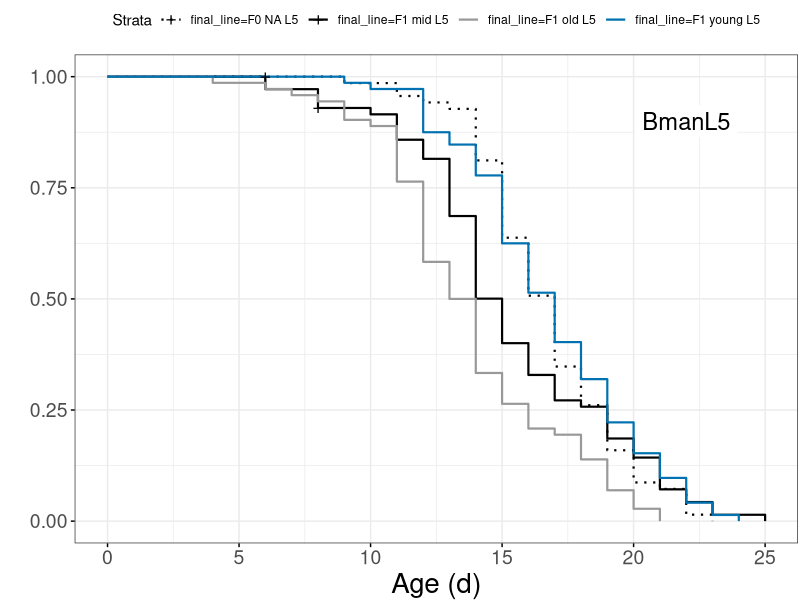
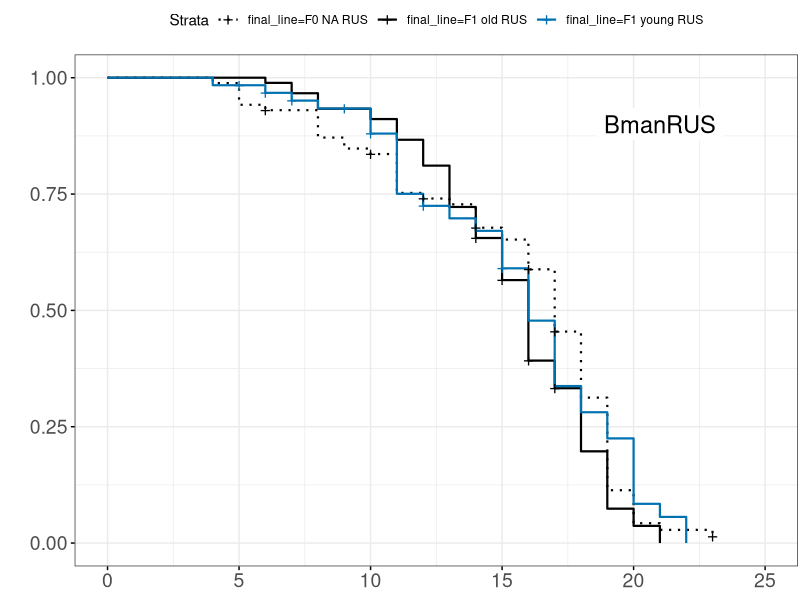
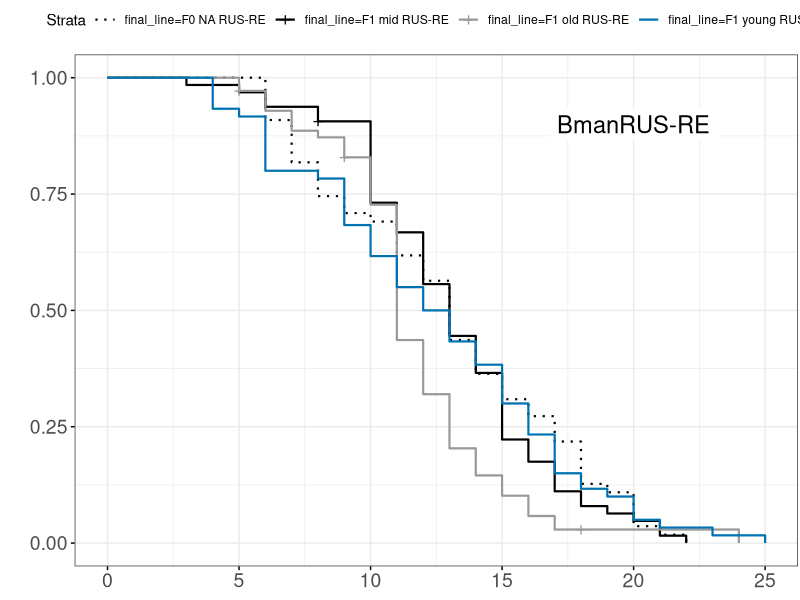
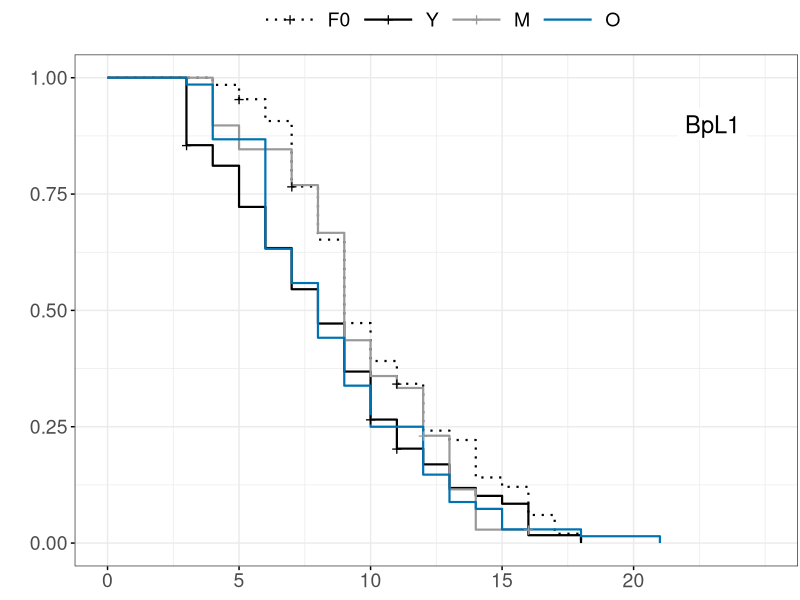
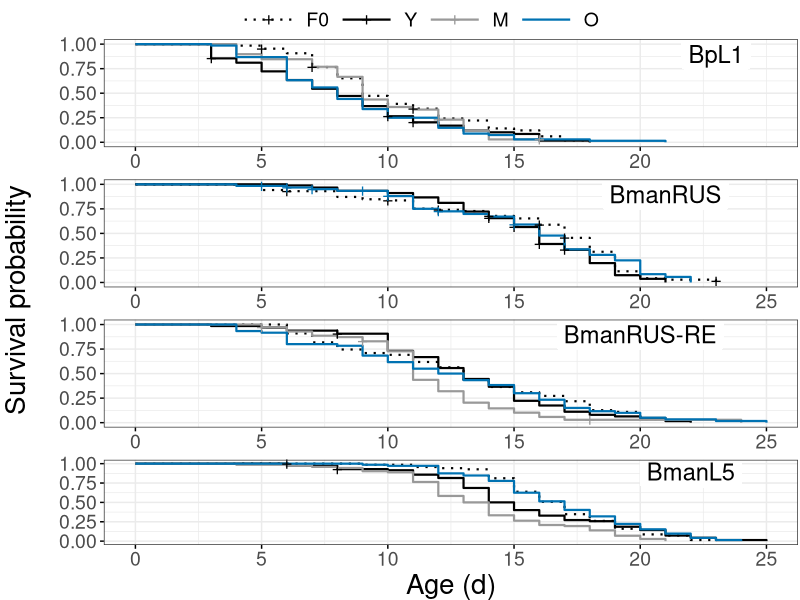

Here is the R script that generated these plots, in order:
# Code for creating survivorship curves, survivorship summary statistics, log-rank/Mantel-Haenszel tests

# Required packages:
library(tidyverse)
library(reshape2)
library(survival)
library(survminer)
library(car)
library(grid)
library(ggpubr)

# Loading and reformatting data--------------------------------------------------------------------

surv_data <- read_csv("survival.csv")

# Changing the order of the factors
surv_data <- surv_data[with(surv_data, order(generation, maternal_age, strain)),]

# Pulling out the censor column, which we will need later
censor <- surv_data$censor
surv_data <- surv_data[,-34]

# Modifying the dataset from wide to long format (needed for plotting and analysis):
surv_long <- melt(data = surv_data, 
                  id.vars = c("generation", "maternal_age", "strain", 
                              "plate", "well"),
                  variable.name = "day",
                  value.name = "dead_alive")

# Survival analysis---------------------------------------------------------------------------------

# Calculate survival times for each individual
survival_data_per_ind <- surv_long %>%
  group_by(generation, maternal_age, strain, plate, well) %>%
  summarize(surv_time = sum(dead_alive, na.rm = TRUE))

# Adding the censor column back and renaming it
survival_data_per_ind <- cbind(survival_data_per_ind, censor)

survival_data_per_ind <- rename(survival_data_per_ind, "censor" = "...7")

# Making a column with combined full sample information: generation, maternal age, and strain (useful for analysis and plotting later)
survival_data_per_ind$final_line <- paste(survival_data_per_ind$generation,
                                          survival_data_per_ind$maternal_age,
                                          survival_data_per_ind$strain)

# Creating a dataset that does not include censored individuals (for summary statistics)
surv_data_no_censor <-  filter(survival_data_per_ind, censor != 0)

# Calculating summary statistics
surv_summary <- surv_data_no_censor %>%
  group_by(generation, maternal_age, strain) %>%
  summarize(
    mean=mean(surv_time, na.rm = TRUE), 
    SE=sd(surv_time, na.rm =TRUE)/sqrt(length(!is.na(surv_time))),
    n=length(surv_time))
surv_summary

# Conducting log-rank/Mantel-Haenszel tests on the dataset that includes censored individuals
# Comparing Y and 0 and Y and M cohorts within each strain

# BmanL5 strain: -------------------------------------------------------
surv_L5 <-  filter(survival_data_per_ind, strain == "L5")

# Y vs. M cohort:
surv_L5_M <- filter(surv_L5, maternal_age != "10") # excluding 0 cohort

L5_M <- survdiff(Surv(surv_time, censor) ~ maternal_age, data = surv_L5_M)
1 - pchisq(L5_M$chisq, length(L5_M$n) - 1) # calculating p-value using the chi-squared distribution

# Y vs. O cohort:
surv_L5_O <- filter(surv_L5, maternal_age != "6") # excluding M cohort

L5_O <- survdiff(Surv(surv_time, censor) ~ maternal_age, data = surv_L5_O)
1 - pchisq(L5_O$chisq, length(L5_O$n) - 1)

# BmanRUS strain: -------------------------------------------------------
surv_RUS <-  filter(survival_data_per_ind, strain == "RUS")

# There was no M cohort for this strain
# Y vs. O cohort:
surv_RUS_O <- filter(surv_RUS, generation != "F0") # excluding F0 generation data

RUS_O <- survdiff(Surv(surv_time, censor) ~ maternal_age, data = surv_RUS_O)
1 - pchisq(RUS_O$chisq, length(RUS_O$n) - 1)

# BmanRUS-RE strain: -------------------------------------------------------
surv_RUS_RE <- filter(survival_data_per_ind, strain == "RUS-RE")

# Y vs. M cohort:
surv_RUS_RE_M <- filter(surv_RUS_RE, maternal_age != "10") # excluding O cohort

RUS_RE_M <- survdiff(Surv(surv_time, censor) ~ maternal_age, data = surv_RUS_RE_M)
1 - pchisq(RUS_RE_M$chisq, length(RUS_RE_M$n) - 1)

# Y vs. O cohort:
surv_RUS_RE_O <- filter(surv_RUS_RE, maternal_age != "6") # excluding M cohort

RUS_RE_O <- survdiff(Surv(surv_time, censor) ~ maternal_age, data = surv_RUS_RE_O)
1 - pchisq(RUS_RE_O$chisq, length(RUS_RE_O$n) - 1)

# BpL1 strain: -------------------------------------------------------
surv_BpL1 <- filter(survival_data_per_ind, strain == "BpL1")

# Y vs. M cohort:
surv_Bp_M <- filter(surv_BpL1, maternal_age != "9") # excluding O cohort

Bp_M <- survdiff(Surv(surv_time, censor) ~ maternal_age, data = surv_Bp_M)
1 - pchisq(Bp_M$chisq, length(Bp_M$n) - 1)

# Y vs. O cohort:
surv_Bp_O <- filter(surv_BpL1, maternal_age != "6") # excluding M cohort

Bp_O <- survdiff(Surv(surv_time, censor) ~ maternal_age, data = surv_Bp_O)
1 - pchisq(Bp_O$chisq, length(Bp_O$n) - 1)

# Plotting survivorship curves----------------------------------------------------------------------
# The following code should fully reproduce the manuscript figure (multipanel plot of survivorship curves)

# BmanL5 strain:-----------------------------------------------------
fit_L5 <- survfit(Surv(surv_time, censor) ~ final_line, data = surv_L5)

print(fit_L5)
summary(fit_L5)

surv_L5 <- ggsurvplot(
  fit_L5,
  data = surv_L5,
  linetype = c("dotted","solid","solid", "solid"),
  palette = c("black", "black", "#999999", "#0072B2"),
  size = 0.75,
  conf.int = FALSE,        
  pval = FALSE,             
  ggtheme = theme_bw(),      
  xlab = "Age (d)",
  xlim = c(0,25),
  ylab = "",
  font.tickslab = c(14),
  font.x = c(20))

surv_L5$plot <- surv_L5$plot + theme(plot.margin = unit(c(0,0.1,0,0.5), "lines"))

surv_L5$plot <- surv_L5$plot +  geom_label(
  label="BmanL5", 
  size = 6,
  x=22,
  y=0.9,
  label.size = 0,
  color = "black")
surv_L5

# BmanRUS strain:-----------------------------------------------------
fit_RUS <- survfit(Surv(surv_time, censor) ~ final_line, data = surv_RUS)

print(fit_RUS)
summary(fit_RUS)

surv_RUS <- ggsurvplot(
  fit_RUS,
  data = surv_RUS,
  linetype = c("dotted","solid", "solid"),
  palette = c("black", "black", "#0072B2"),
  size = 0.75,        
  conf.int = FALSE,       
  pval = FALSE,           
  ggtheme = theme_bw(), 
  xlab = element_blank(),
  xlim = c(0,25),
  ylab = "",
  font.tickslab = c(14))

surv_RUS$plot <- surv_RUS$plot + theme(plot.margin = unit(c(0,0.1,0,0.5), "lines"))

surv_RUS$plot <- surv_RUS$plot +  geom_label(
  label="BmanRUS", 
  size = 6,
  x=21,
  y=0.9,
  label.size = 0,
  color = "black")
surv_RUS

# BmanRUS-RE strain:-----------------------------------------------------
fit_RUS_RE <- survfit(Surv(surv_time, censor) ~ final_line, data = surv_RUS_RE)

print(fit_RUS_RE)
summary(fit_RUS_RE)

surv_RUS_RE <- ggsurvplot(
  fit_RUS_RE,
  data = surv_RUS_RE,
  linetype = c("dotted","solid","solid", "solid"),
  palette = c("black", "black","#999999", "#0072B2"),
  size = 0.75,     
  conf.int = FALSE, 
  pval = FALSE,        
  ggtheme = theme_bw(),   
  xlab = element_blank(),
  xlim = c(0,25),
  ylab = "",
  font.tickslab = c(14))

surv_RUS_RE$plot <- surv_RUS_RE$plot + theme(plot.margin = unit(c(0,0.1,0,0.5), "lines"))

surv_RUS_RE$plot <- surv_RUS_RE$plot +  geom_label(
  label="BmanRUS-RE", 
  size = 6,
  x=20,
  y=0.9,
  label.size = 0,
  color = "black")
surv_RUS_RE

# BpL1 strain:-----------------------------------------------------
fit_BpL1 <- survfit(Surv(surv_time, censor) ~ final_line, data = surv_BpL1)

print(fit_BpL1)
summary(fit_BpL1)

surv_BpL1 <- ggsurvplot(
  fit_BpL1,
  data = surv_BpL1,
  linetype = c("dotted","solid","solid", "solid"),
  palette = c("black", "black","#999999", "#0072B2"),
  size = 0.75,             
  conf.int = FALSE,     
  pval = FALSE,         
  ggtheme = theme_bw(),
  xlab = element_blank(),
  xlim = c(0,25),
  ylab = "",
  legend.title = "",
  legend.labs = c("F0", "Y", "M", "O"),
  font.tickslab = c(14))

surv_BpL1$plot <- surv_BpL1$plot + theme(legend.key.width = unit(3, "line"),
                                         legend.direction = "horizontal",
                                         plot.margin = unit(c(0,0.1,0,0.5), "lines"),
                                         legend.text=element_text(size=14))

surv_BpL1$plot <- surv_BpL1$plot +  geom_label(
  label="BpL1", 
  size = 6,
  x=23,
  y=0.9,
  label.size = 0,
  color = "black")
surv_BpL1

# Creating the multipanel plot:------------------------------

tiff("surv_curves.tiff", units="in", width=5, height=11, res=1200)

surv_curves <- ggarrange(surv_BpL1$plot, surv_RUS$plot, surv_RUS_RE$plot, surv_L5$plot, 
                         ncol = 1, nrow = 4,
                         font.label = list(size = 18),
                         common.legend = TRUE, legend = "top")

annotate_figure(surv_curves, left = textGrob("Survival probability", rot = 90, gp = gpar(fontsize = 20)))

dev.off()

